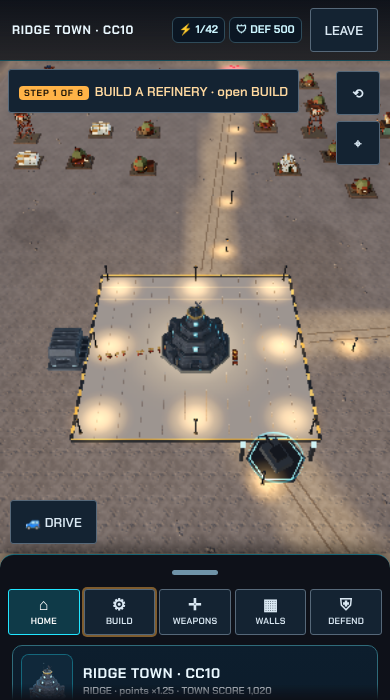
#> input picture docs/conquest/session5c/home-peek-390x700.png, 390 x 700 px, given in place of audit-evidence.png, which was not available
$ python session5c-pairs.py
#> lines starting #> are read from the running program, lines starting #| are printed output that depends on the picture
#> (the call stopped at in old, `def old(path):return Image.open(io.BytesIO(subprocess.check_output(['g..`: subprocess is not available in this run)
#> (the call stopped at in old, `def old(path):return Image.open(io.BytesIO(subprocess.check_output(['g..`: subprocess is not available in this run)
#> (the call stopped at in old, `def old(path):return Image.open(io.BytesIO(subprocess.check_output(['g..`: subprocess is not available in this run)
#> (the call stopped at in old, `def old(path):return Image.open(io.BytesIO(subprocess.check_output(['g..`: subprocess is not available in this run)
#> (the call stopped at in old, `def old(path):return Image.open(io.BytesIO(subprocess.check_output(['g..`: subprocess is not available in this run)
"""Session 5C before/after pairs for the owner: 5B captures from git 929acfb (before) next to the current
docs/conquest/session5c captures (after) -> docs/conquest/session5c/before-after/*.png. Run from the repo root:
  python3 dev/tools/session5c-pairs.py"""
import io,os,subprocess
from PIL import Image,ImageDraw,ImageFont
D='docs/conquest/session5c';os.makedirs(D+'/before-after',exist_ok=True)
try:F=ImageFont.truetype('/usr/share/fonts/truetype/dejavu/DejaVuSans-Bold.ttf',20)
except Exception:F=ImageFont.load_default()
def old(path):return Image.open(io.BytesIO(subprocess.check_output(['git','show','929acfb:'+path]))).convert('RGB')
def pair(name,b,a):
    ims=[b,a];h=max(i.height for i in ims);ims=[i.resize((int(i.width*h/i.height),h)) for i in ims]
    W=sum(i.width for i in ims)+30;o=Image.new('RGB',(W,h+40),(5,8,14));x=10;d=ImageDraw.Draw(o)
    for lab,i in zip(('BEFORE · 5B','AFTER · 5C'),ims):o.paste(i,(x,36));d.text((x,8),lab,fill=(255,211,107) if 'AFTER' in lab else (160,180,200),font=F);x+=i.width+10
    o.save(f'{D}/before-after/{name}.png',optimize=True)
cur=lambda n:Image.open(f'{D}/{n}.png').convert('RGB')
pair('default-camera-cc10',old('docs/conquest/session5/cc10-town-390-high.png'),cur('default-camera-cc10-crater-390'))
pair('build-menu',old('docs/conquest/base-ui/build-menu-scrolled-390x700.png'),cur('tab-build-half-390x700'))
pair('walls-tab',old('docs/conquest/base-ui/wall-tools-390x700.png'),cur('tab-walls-half-390x700'))
pair('turrets-weapons-tab',old('docs/conquest/base-ui/turret-list-390x700.png'),cur('tab-weapons-half-390x700'))
pair('share-card',old('docs/conquest/session5/share-card.png'),cur('share-card-cc1'))
au=cur('before/audit-evidence');w=au.width//4;a1,a2=cur('pad-diorama-cc1-390'),cur('pad-diorama-cc10-390');h=max(a1.height,a2.height)
#> further down, au is the input picture: PIL image 390x700 RGB; mean R, G, B 94.8, 90.5, 88.4
#> after `w = au.width // 4`: w = 97
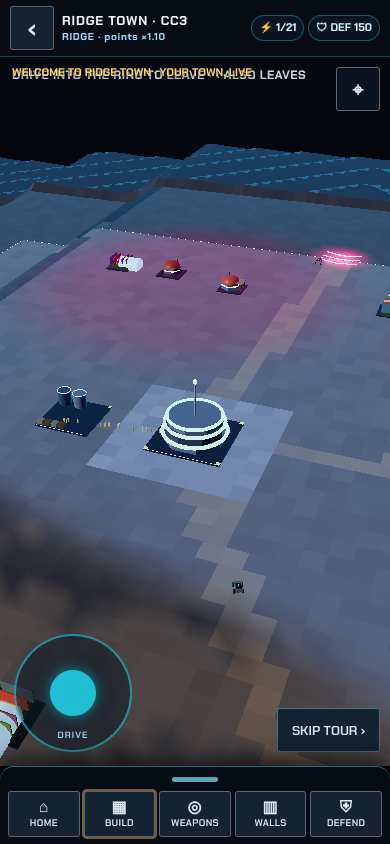
#> input picture docs/conquest/session5c/home-sector-tour-cc3-390.png, 390 x 844 px, given in place of pad-diorama-cc1-390.png, which was not available
#> further down, a1 is the input picture: PIL image 390x844 RGB; mean R, G, B 60.9, 69.5, 88.9
#> after `h = max(a1.height, a2.height)`: h = 844
c=Image.new('RGB',(a1.width+a2.width+10,h),(5,8,14));c.paste(a1,(0,0));c.paste(a2,(a1.width+10,0))
#> after `c = Image.new('RGB', (a1.width + a2.width + 10, h), (5, 8, 14))`:
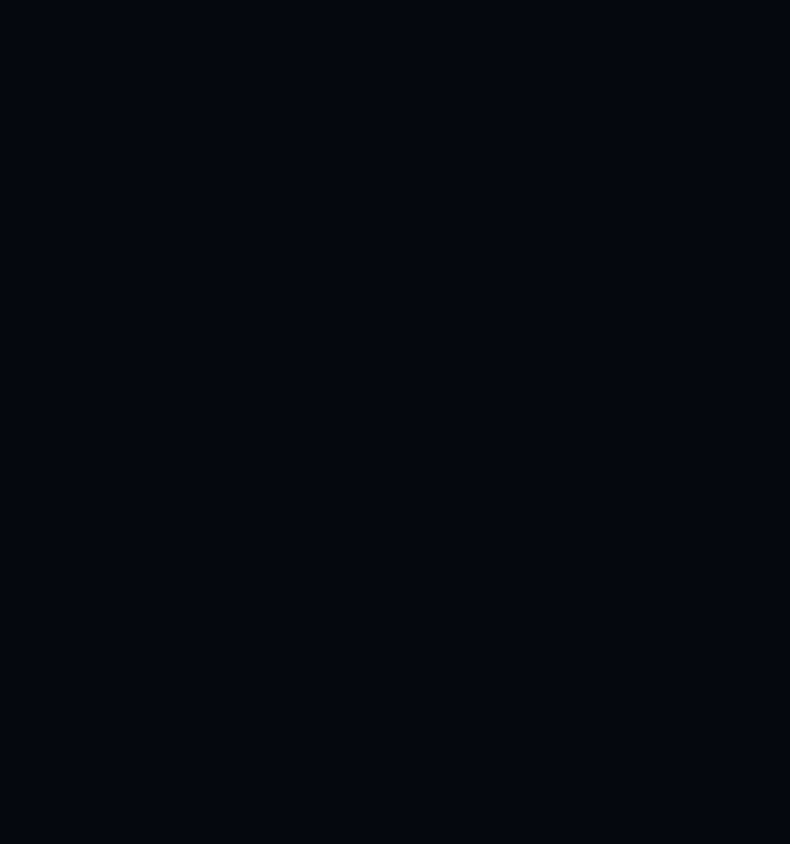
#> c: PIL image 790x844 RGB; mean R, G, B 5, 8, 14
#> after `c.paste(a1, (0, 0))`:
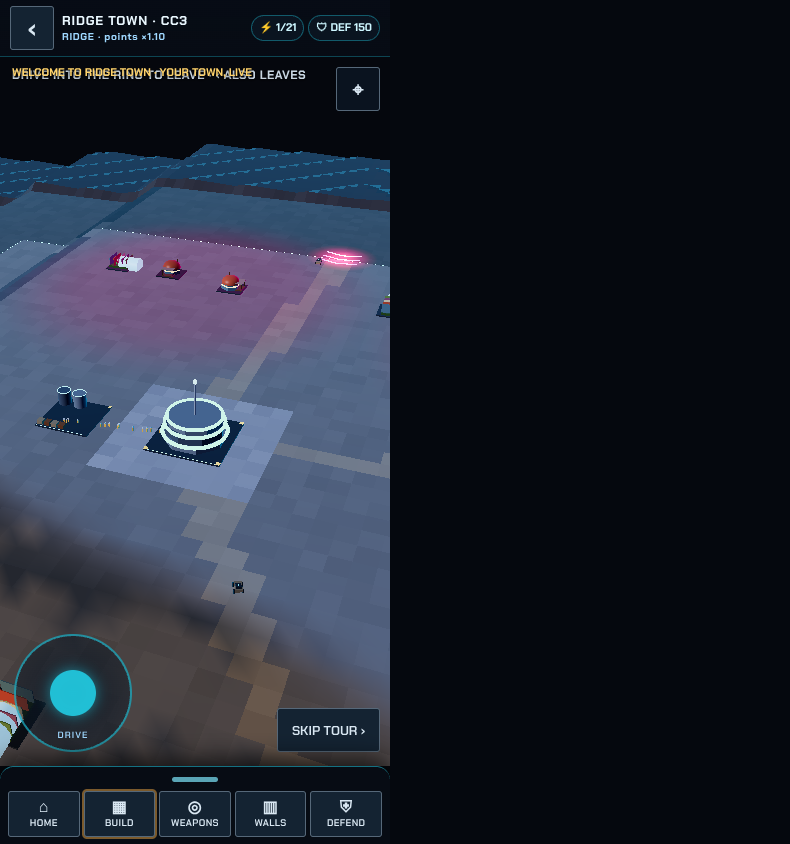
#> c: PIL image 790x844 RGB; mean R, G, B 32.6, 38.4, 51
#> after `c.paste(a2, (a1.width + 10, 0))`:
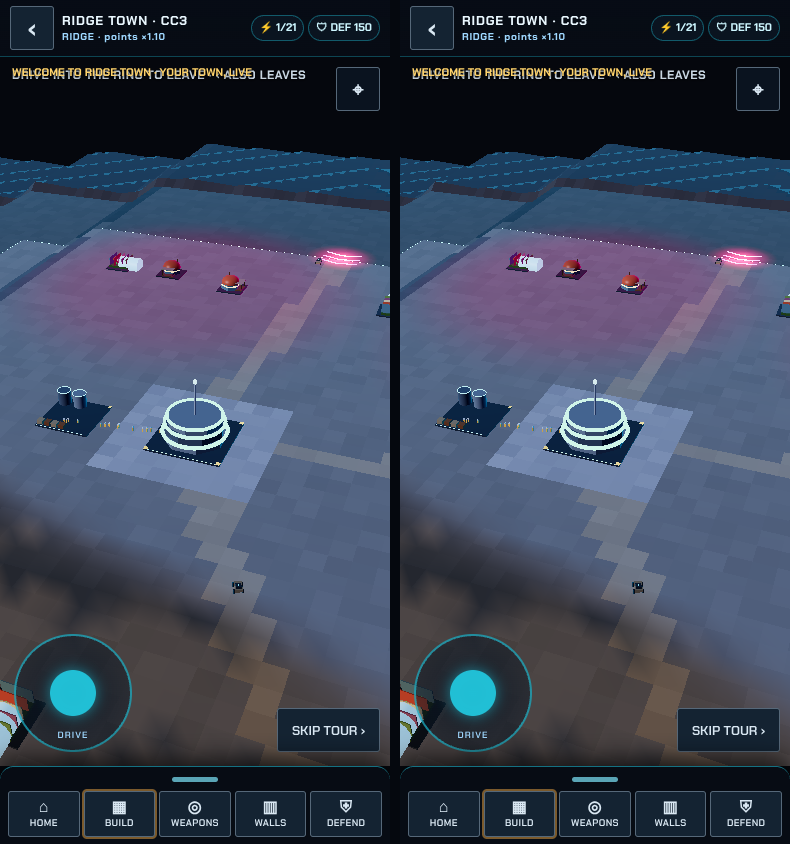
#> c: PIL image 790x844 RGB; mean R, G, B 60.2, 68.7, 87.9
pair('world-pad-cc1-vs-cc10',au.crop((0,0,2*w,au.height)),c)
#> in pair, `ims = [i.resize((int(i.width * h / i.height), h)) for i in ims]`: ims = 2 items
#> in pair, `W = sum((i.width for i in ims)) + 30`: W = 1053
#> in pair, `o = Image.new('RGB', (W, h + 40), (5, 8, 14))`:
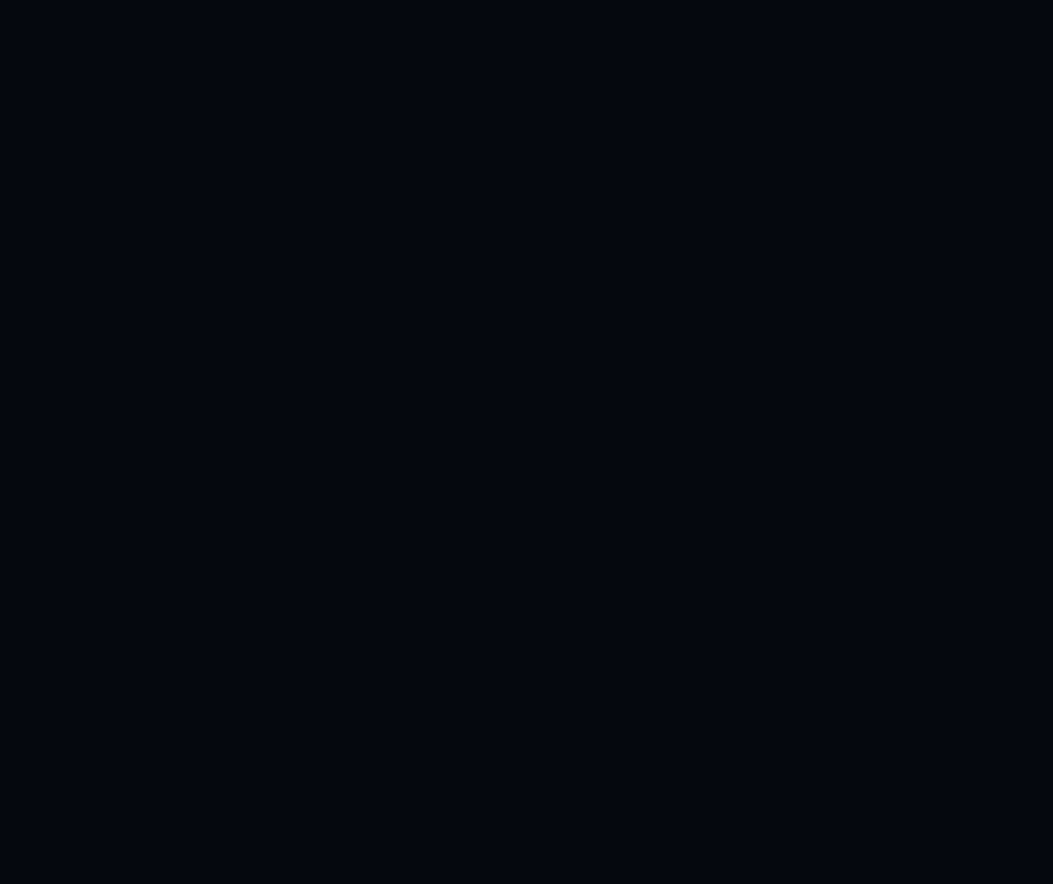
#> o: PIL image 1053x884 RGB; mean R, G, B 5, 8, 14
#> the loop in pair, `for lab,i in zip(('BEFORE · 5B','AFTER · 5C'),ims):o.paste(i,(x,36));d..` made 2 passes
#> (lab, x) on passes 1 to 2: ('BEFORE · 5B', 253), ('AFTER · 5C', 1053)
#> after the loop in pair, `for lab,i in zip(('BEFORE · 5B','AFTER · 5C'),ims):o.paste(i,(x,36));d..`:
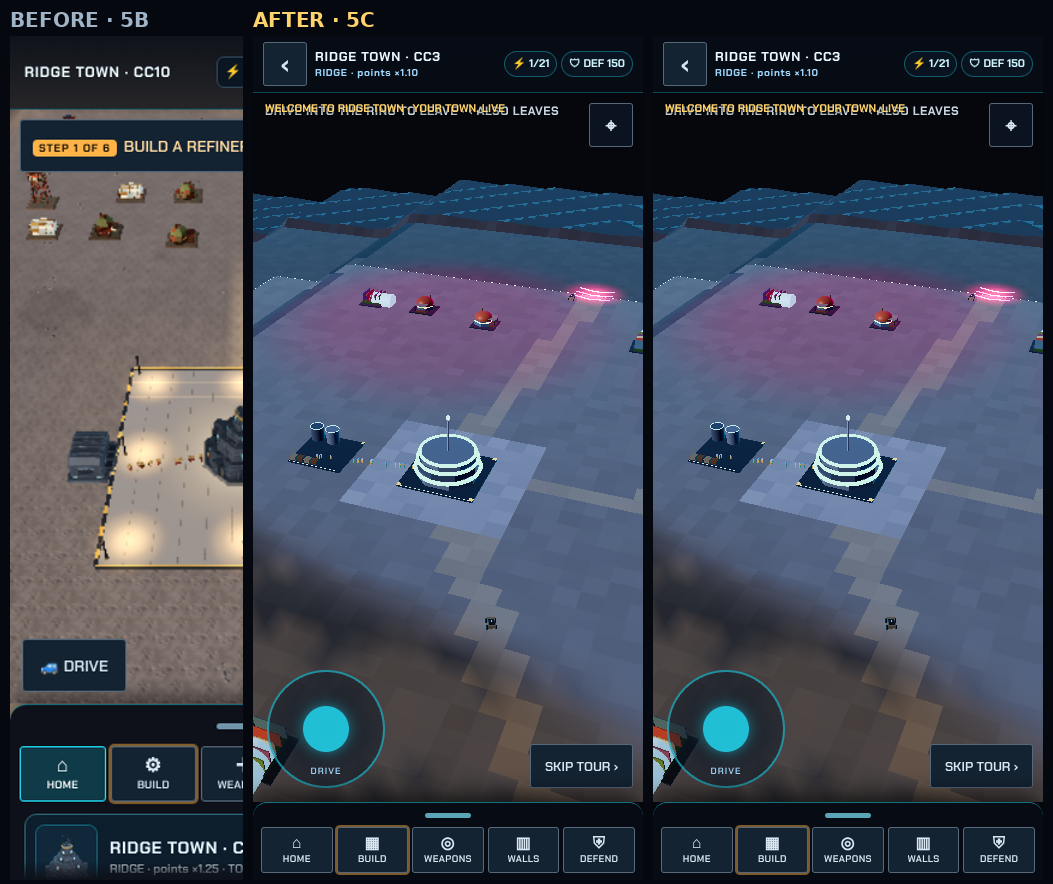
#> o: PIL image 1053x884 RGB; mean R, G, B 63.2, 68.9, 82.7

pair('hub-hero',old('docs/conquest/session5/hub-390.png'),cur('hub-hero-town-cc10-390'))
#> (the call stopped at in old, `def old(path):return Image.open(io.BytesIO(subprocess.check_output(['g..`: subprocess is not available in this run)
#> (the run stopped early here; a loop or call above may not have finished)
